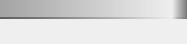
<?xml version="1.0" encoding="UTF-8"?>
<ui version="4.0">
 <class>versionedItem</class>
 <widget class="QWidget" name="versionedItem">
  <property name="geometry">
   <rect>
    <x>0</x>
    <y>0</y>
    <width>187</width>
    <height>44</height>
   </rect>
  </property>
  <property name="windowTitle">
   <string notr="true"/>
  </property>
  <property name="styleSheet">
   <string notr="true">QLabel {
    border: 0px;
    background: background: qlineargradient(spread:pad, x1:0, y1:0, x2:1, y2:0, stop:0 rgba(0, 0, 0, 0), stop:1 rgba(255, 255, 255, 40));
	padding: 3px;
}</string>
  </property>
  <layout class="QGridLayout" name="versionedLayout" columnstretch="0,1,0">
   <property name="margin">
    <number>0</number>
   </property>
   <property name="spacing">
    <number>0</number>
   </property>
   <item row="0" column="2">
    <widget class="QLabel" name="sizeLabel">
     <property name="toolTip">
      <string notr="true"/>
     </property>
     <property name="styleSheet">
      <string notr="true">QLabel {
	background: qlineargradient(spread:pad, x1:0, y1:0, x2:1, y2:0, stop:0 rgba(255, 255, 255, 0), stop:1 rgba(64, 64, 64, 175));
    border-bottom: 2px solid qlineargradient(spread:pad, x1:0, y1:0, x2:1, y2:0, stop:0 rgba(255, 255, 255, 0), stop:1 rgba(128, 128, 128, 175));
	padding: 0px;
}</string>
     </property>
     <property name="alignment">
      <set>Qt::AlignRight|Qt::AlignTrailing|Qt::AlignVCenter</set>
     </property>
     <property name="margin">
      <number>2</number>
     </property>
    </widget>
   </item>
   <item row="1" column="0">
    <widget class="QLabel" name="authorLabel">
     <property name="minimumSize">
      <size>
       <width>0</width>
       <height>25</height>
      </size>
     </property>
     <property name="alignment">
      <set>Qt::AlignLeading|Qt::AlignLeft|Qt::AlignTop</set>
     </property>
     <property name="margin">
      <number>2</number>
     </property>
    </widget>
   </item>
   <item row="1" column="1">
    <widget class="QLabel" name="commentLabel">
     <property name="minimumSize">
      <size>
       <width>0</width>
       <height>25</height>
      </size>
     </property>
     <property name="alignment">
      <set>Qt::AlignLeading|Qt::AlignLeft|Qt::AlignTop</set>
     </property>
     <property name="wordWrap">
      <bool>true</bool>
     </property>
     <property name="margin">
      <number>2</number>
     </property>
    </widget>
   </item>
   <item row="1" column="2">
    <widget class="QLabel" name="dateLabel">
     <property name="minimumSize">
      <size>
       <width>0</width>
       <height>25</height>
      </size>
     </property>
     <property name="accessibleDescription">
      <string notr="true"/>
     </property>
     <property name="styleSheet">
      <string notr="true">QLabel {
	padding: 4px;
}</string>
     </property>
     <property name="alignment">
      <set>Qt::AlignBottom|Qt::AlignRight|Qt::AlignTrailing</set>
     </property>
    </widget>
   </item>
   <item row="0" column="0" colspan="2">
    <widget class="QLabel" name="fileNameLabel">
     <property name="styleSheet">
      <string notr="true">QLabel {
	background: qlineargradient(spread:pad, x1:0, y1:0, x2:1, y2:0, stop:0 rgba(128, 128, 128, 175), stop:1 rgba(64, 64,64, 0));
    border-bottom: 2px solid qlineargradient(spread:pad, x1:0, y1:0, x2:1, y2:0, stop:0 rgba(64, 64, 64, 175), stop:1 rgba(255, 255,255, 0));
	padding: 0px;
}</string>
     </property>
    </widget>
   </item>
  </layout>
 </widget>
 <resources/>
 <connections/>
</ui>
